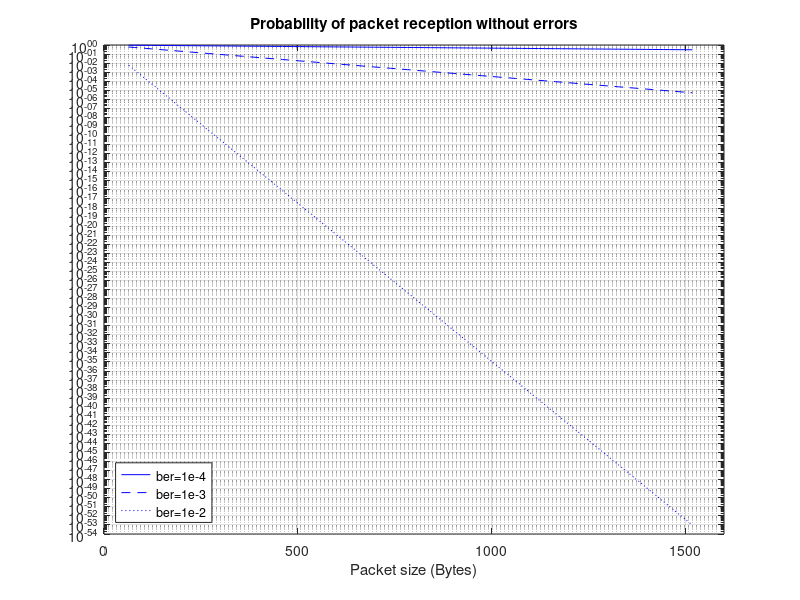

Recreate this plot in MATLAB.
%% alínea a
p = 10^-2 %probabilidade de erro 
b=100*8   %numero de bits

a=(1-p)^b*100

%% alínea b
p = 10^-3
b=1000*8  %numero de bits
n = nchoosek(b,1)
b = n * p*(1-p)^(b-1) * 100

%% alínea c
p = 10^-4 %probabilidade de erro 
b=200*8   %numero de bits

a= 100 - (1-p)^b *100

%% alínea d
p=logspace(-8, -2)
b=100*8
a1=(1-p).^b
b=200*8
a2=(1-p).^b
b=1000*8
a3=(1-p).^b
semilogx(p,100*a1,'b-',p,100*a2,'b--',p,100*a3,'b:')
grid on
xlabel('Bit Error Rate')
title('Probability of packet reception without errors (%)')
legend('100 Bytes', '200 Bytes', '1000 Bytes', 'location', 'southwest')

%% alinea e

h=linspace(64*8, 1518*8)


p=10^-4
a1=(1-p).^h
p=10^-3
a2=(1-p).^h
p=10^-2
a3=(1-p).^h

semilogy(h/8, a1, 'b-', h/8, a2, 'b--', h/8, a3, 'b:')
xlim([0, 1600])

grid on
xlabel('Packet size (Bytes)')
title('Probability of packet reception without errors')
legend('ber=1e-4', 'ber=1e-3', 'ber=1e-2', 'location', 'southwest')